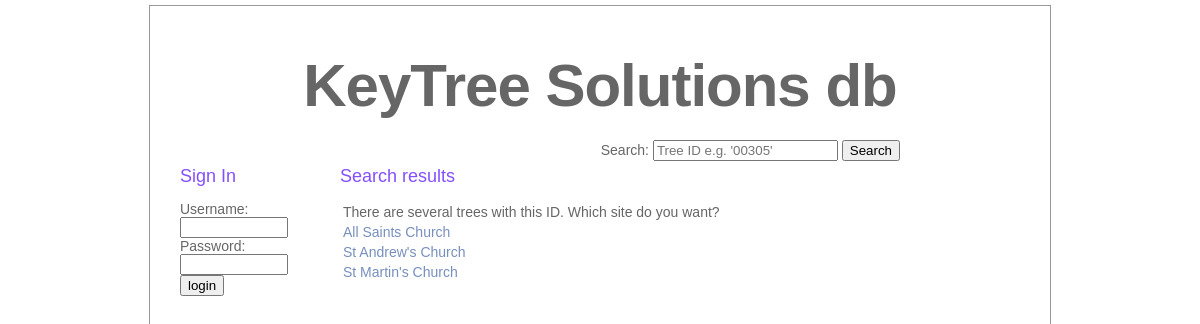
/pages/search/search_result.php?txt_search=4, run on the app's committed database.
### tables this page shows
CREATE TABLE treedata_site_trees (
    shortcode VARCHAR(4),
    tree_id INT,
    name VARCHAR(255),
    description VARCHAR(1000),
    latitude VARCHAR(20),
    longitude VARCHAR(20),
    species INT,
    image VARCHAR(50),
    age_class INT,
    height VARCHAR(3),
    crown_spread VARCHAR(14),
    stem_diameter VARCHAR(20),
    vitality INT,
    PRIMARY KEY (shortcode, tree_id),
    FOREIGN KEY (shortcode) REFERENCES treedata_sites(shortcode) ON DELETE CASCADE,
    FOREIGN KEY (tree_id) REFERENCES treedata_trees(tree_id) ON DELETE CASCADE,
    FOREIGN KEY (species) REFERENCES treedata_tree_species(id) ON DELETE CASCADE,
    FOREIGN KEY (vitality) REFERENCES treedata_tree_vitality(id) ON DELETE CASCADE,
    FOREIGN KEY (age_class) REFERENCES treedata_tree_age_class(id) ON DELETE CASCADE
);

CREATE TABLE treedata_sites (
    name VARCHAR(100) NOT NULL,
    shortcode VARCHAR(4) NOT NULL PRIMARY KEY,
    description VARCHAR(1000),
    address_line_1 VARCHAR(200),
    address_line_2 VARCHAR(200),
    city VARCHAR(50),
    postcode VARCHAR(9),
    contact_name VARCHAR(100),
    contact_telephone VARCHAR(11),
    image VARCHAR(100)
);

### pages/search/search_result.php (the view, shortened to what this page needs)
<?php
    $path = "../../";
	include ($path."assets/includes/connection.php");
    $subTitle = "Search results";
	$search = $_GET["txt_search"];
	$search = intval($search);
	$query = "	SELECT treedata_site_trees.tree_id AS treeID, treedata_sites.name AS sitename, treedata_sites.shortcode AS shortcode FROM treedata_site_trees
				JOIN treedata_sites ON treedata_sites.shortcode = treedata_site_trees.shortcode
				WHERE tree_id LIKE '$search'";
	$result = mysqli_query ($connection, $query);
	if(mysqli_num_rows($result) == 1)
	{
		$row = mysqli_fetch_array($result, MYSQLI_ASSOC);
		header("Location: ".$path."pages/login/user_logged_on_site_tree_details.php?siteName=".$row['sitename']."&siteShortcode=".$row['shortcode']."&siteTreeID=".$row['treeID']);
	}
	else
	{
		include($path."assets/includes/header.php");
		include($path."assets/includes/login.php");
			echo "<div id='text'>";
		        echo "<h2>".$subTitle."</h2>";
		        echo "<p>";
			        if (mysqli_num_rows($result) > 1)
			        {
	                	echo "<table>";
							echo "<tr>";
								echo "<td>";
									echo "There are several trees with this ID. Which site do you want?";
								echo "</td>";
								echo "</tr>";
						while($row = mysqli_fetch_array($result, MYSQLI_ASSOC))
						{
							echo "<tr>";
								echo "<td>";
									echo "<a href='".$path."pages/login/user_logged_on_site_tree_details.php?siteName=".$row['sitename']."&siteShortcode=".$row['shortcode']."&siteTreeID=".$row['treeID']."'>".$row['sitename']."</a>";
								echo "</td>";
							echo "</tr>";
						}
						echo "</table>";
					}
					else
					{
						echo "no results";
					}
				echo "</p>";
			echo "</div>";
		echo "</div>";
	echo "</body>";
echo "</html>";
	}
?>

### assets/css/style.css (style rules this page uses)
body { color: #666; font-size: 14px; font-family: "Lucida Grande", Arial, sans-serif; font-weight: normal; margin-top: 0; margin-bottom: 0; }
p { margin-top: 5; }
h2 { color: #844fff; font-size: 18px; font-weight: normal; margin: 0px; }
table { width: 100%; margin: 0px; padding: 0px; text-align: left; }
a { color: #778fbd; text-decoration: none; }
#text { top: 150px; left: 190px; width: 660px; position: absolute; margin-top: 10px; margin-right: 50px; padding-left: 0px; padding-right: 0px; background:; }

### data on the page
treedata_site_trees: shortcode.name "All Saints Church"
treedata_site_trees: shortcode.name "St Andrew's Church"
treedata_site_trees: shortcode.name "St Martin's Church"

### other printed values
$siteTitle "KeyTree Solutions db"
$subTitle "Search results"
